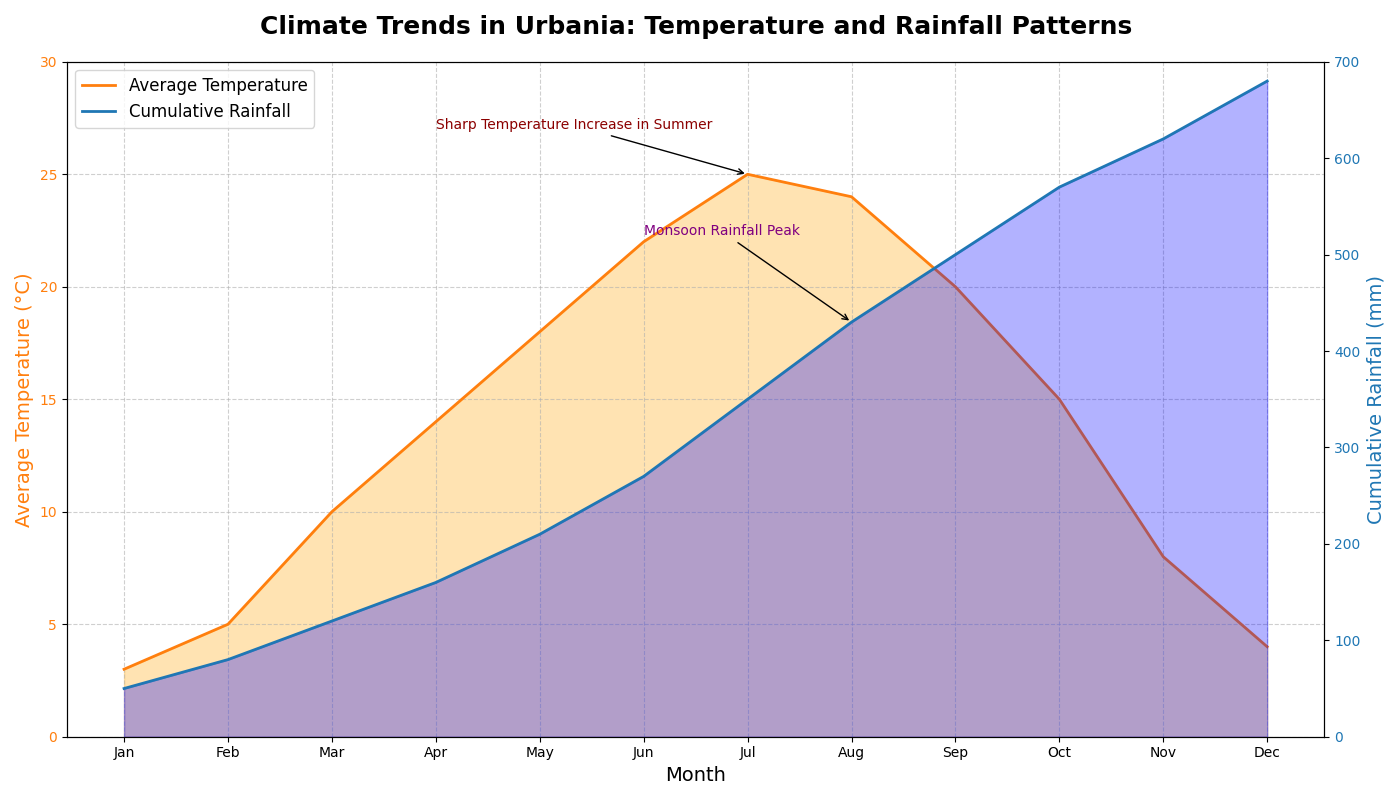

Source code (Python):
import matplotlib.pyplot as plt
import numpy as np

# Backstory: 
# Our city Urbania has experienced drastic changes in monthly average temperatures and monthly rainfall over the last decades due to climate change.
# In this plot, we'll visualize the monthly average temperature over a year alongside the corresponding cumulative rainfall.

# Months of the year
months = np.array(['Jan', 'Feb', 'Mar', 'Apr', 'May', 'Jun', 'Jul', 'Aug', 'Sep', 'Oct', 'Nov', 'Dec'])

# Average temperature data (in °C)
avg_temp = np.array([3, 5, 10, 14, 18, 22, 25, 24, 20, 15, 8, 4])

# Cumulative rainfall data (in mm)
cumulative_rainfall = np.array([50, 80, 120, 160, 210, 270, 350, 430, 500, 570, 620, 680])

# Plotting the charts
fig, ax1 = plt.subplots(figsize=(14, 8))

# Setup primary (left) y-axis for temperature
ax1.set_title("Climate Trends in Urbania: Temperature and Rainfall Patterns", fontsize=18, fontweight='bold', pad=20)
ax1.set_xlabel("Month", fontsize=14)
ax1.set_ylabel("Average Temperature (°C)", fontsize=14, color='tab:orange')
ax1.plot(months, avg_temp, color='tab:orange', label='Average Temperature', linewidth=2)
ax1.fill_between(months, avg_temp, color='orange', alpha=0.3)
ax1.tick_params(axis='y', labelcolor='tab:orange')
ax1.set_ylim(0, 30)

# Adding secondary y-axis for cumulative rainfall
ax2 = ax1.twinx()
ax2.set_ylabel("Cumulative Rainfall (mm)", fontsize=14, color='tab:blue')
ax2.plot(months, cumulative_rainfall, color='tab:blue', label='Cumulative Rainfall', linewidth=2)
ax2.fill_between(months, cumulative_rainfall, color='blue', alpha=0.3)
ax2.tick_params(axis='y', labelcolor='tab:blue')
ax2.set_ylim(0, 700)

# Configure legends
lines, labels = ax1.get_legend_handles_labels()
lines2, labels2 = ax2.get_legend_handles_labels()
ax1.legend(lines + lines2, labels + labels2, loc='upper left', fontsize=12)

# Adding grid for better readability
ax1.grid(True, linestyle='--', alpha=0.6)

# Annotation to highlight significant changes
ax1.annotate('Sharp Temperature Increase in Summer', xy=('Jul', 25), xytext=('Apr', 27),
             arrowprops=dict(facecolor='red', arrowstyle='->'), fontsize=10, color='darkred')

ax2.annotate('Monsoon Rainfall Peak', xy=('Aug', 430), xytext=('Jun', 520),
             arrowprops=dict(facecolor='purple', arrowstyle='->'), fontsize=10, color='purple')

# Automatically adjust layout for readability
plt.tight_layout()

# Show plot
plt.show()
